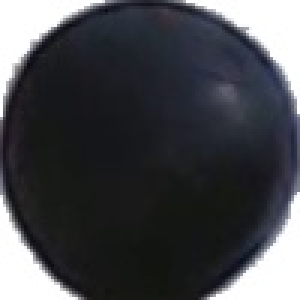
#> input picture Imagenes/Test/photo0.jpg, 100 x 100 px (shown 3 times larger); its folder holds only this picture in this run
$ python -i huMoments.py   (imports and definitions only)   (older library calls are emulated)
#> lines starting #> are read from the running program, lines starting #| are printed output that depends on the picture
#> further down, picture is the input picture: shape (100, 100, 3); mean B, G, R 76.4, 72, 70.6
import numpy as np
from matplotlib import pyplot as plt
import matplotlib.patches as mpatches
plt.rcParams['image.cmap'] = 'gray'
from mpl_toolkits.mplot3d import Axes3D
from skimage import io, color, img_as_float, filters
from skimage.feature import hog
import cv2
import mahotas

def extraccion(image):

    ##TRANSFORMACION
    #Recordar hacer la transformacion de la imagen con el programa Transformacion.py
    image = cv2.resize(image, (500, 400))         #Convertir la imagen de 1220x1080 a 500x400
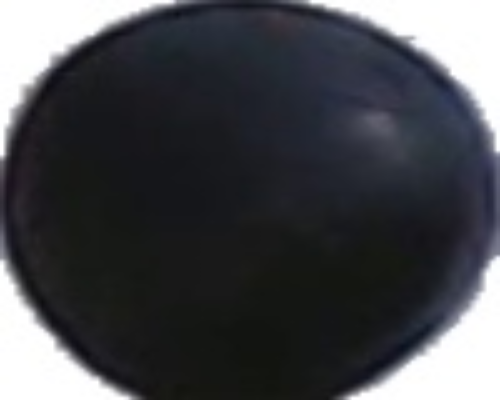
#> image: shape (400, 500, 3); mean of channels 0, 1, 2 76.3, 72, 70.5; drawn as B, G, R

    ##PRE PROCESAMIENTO
    aux = cv2.cvtColor(image, cv2.COLOR_BGR2GRAY) #Convertir a escala de grises

    ##FILTRACION
    aux = cv2.GaussianBlur(aux, (3, 3), 0)   #Aplicar filtro gaussiano
    aux = filters.sobel(aux)                 #Aplicar filtro Sobel o Laplaciano
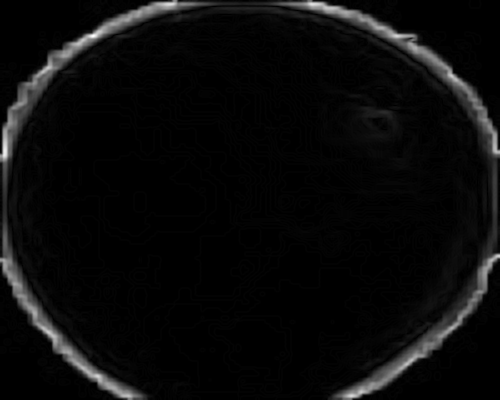
#> aux: shape (400, 500) float64; min 0, max 0.189, mean 0.00804; drawn with min black and max white

    ##EXTRACCION DE RASGOS
    #haralick=mahotas.features.haralick(aux).mean(axis=0)
    hu = cv2.HuMoments(cv2.moments(aux)).flatten()
#> hu = [30.87, 64.48, 248.5, 255.6, -46674.4, -1746, 44392.2]

    ##ANALISIS DE LAS CARACTERISTICAS
    #PARA MOMENTOS DE HU
    return aux, [hu[0], hu[1], hu[3]]

#Analisis de la base de datos (YTrain)
##Entrenamiento de la base de datos
grapeWhite = io.ImageCollection('./Imagenes/Train/grapeWhite/*.png:./Imagenes/Train/grapeWhite/*.jpg')
grapeBlue = io.ImageCollection('./Imagenes/Train/grapeBlue/*.png:./Imagenes/Train/grapeBlue/*.jpg')
grapePink = io.ImageCollection('./Imagenes/Train/grapePink/*.png:./Imagenes/Train/grapePink/*.jpg')

#Elemento de ferreteria
class Elemento:
    def __init__(self):
        self.pieza = None
        self.image = None
        self.caracteristica = []
        self.distancia = 0

#Analisis de datos
fig = plt.figure()
ax = fig.add_subplot(111, projection='3d')

datos = []
i = 0

# Analisis de grapeWhite
iter = 0
# [8 lines not run here, left out]

# Analisis de grapeBlue
iter = 0
# [8 lines not run here, left out]

# Analisis de grapePink
iter = 0
# [11 lines not run here, left out]

yellow_patch = mpatches.Patch(color='green', label='grapeWhite')
blue_patch = mpatches.Patch(color='blue', label='grapeBlue')
green_patch = mpatches.Patch(color='pink', label='grapePink')
# [11 lines not run here, left out]

>>> import cv2
>>> picture = cv2.imread('Imagenes/Test/photo0.jpg')
>>> result = extraccion(picture)

$ run again, on Imagenes/Test/photo10.jpg
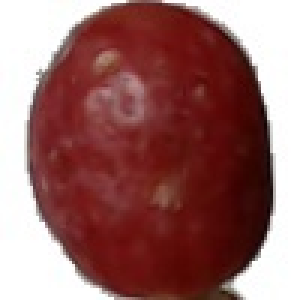
#> input picture Imagenes/Test/photo10.jpg, 100 x 100 px (shown 3 times larger)
#> picture is the input picture: shape (100, 100, 3); mean B, G, R 103.3, 105.2, 152.2
#> in extraccion, `image = cv2.resize(image, (500, 400))`:
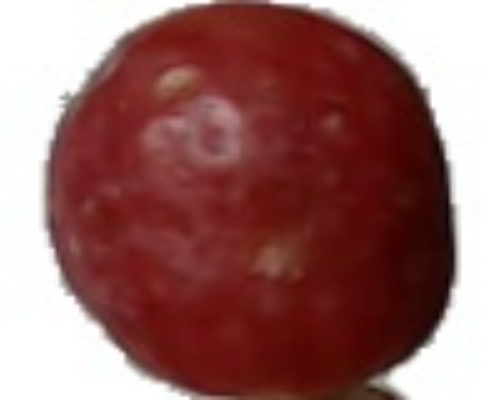
#> image: shape (400, 500, 3); mean of channels 0, 1, 2 103.2, 105.1, 152.1; drawn as B, G, R
#> in extraccion, `aux = filters.sobel(aux)`:
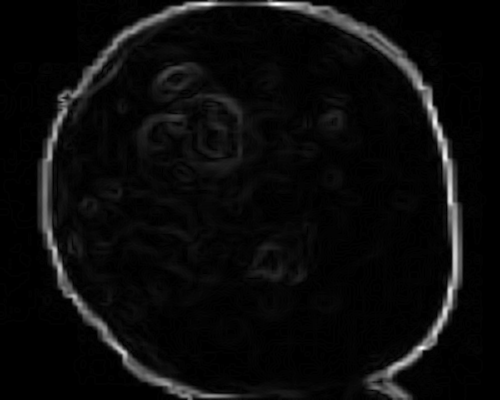
#> aux: shape (400, 500) float64; min 0, max 0.221, mean 0.0101; drawn with min black and max white
#> hu = [17.18, 7.68, 70.78, 45.15, -464.3, -58.17, -2510]
